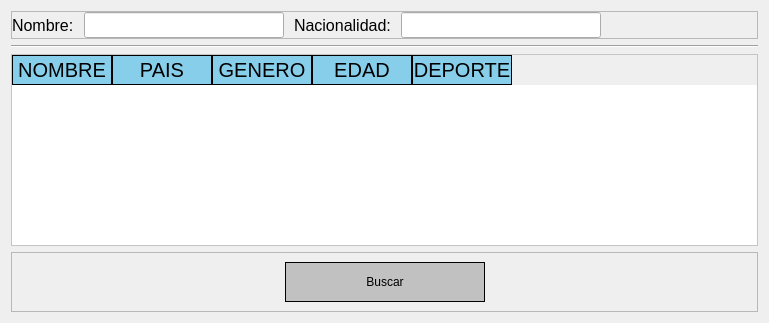
                <widget class="QWidget" name="user_stacketWidget_page_participante">
                 <layout class="QGridLayout" name="gridLayout_7">
                  <item row="0" column="0">
                   <widget class="QFrame" name="frame_6">
                    <property name="frameShape">
                     <enum>QFrame::StyledPanel</enum>
                    </property>
                    <property name="frameShadow">
                     <enum>QFrame::Raised</enum>
                    </property>
                    <layout class="QHBoxLayout" name="horizontalLayout_3">
                     <property name="spacing">
                      <number>10</number>
                     </property>
                     <property name="leftMargin">
                      <number>0</number>
                     </property>
                     <property name="topMargin">
                      <number>0</number>
                     </property>
                     <property name="rightMargin">
                      <number>0</number>
                     </property>
                     <property name="bottomMargin">
                      <number>0</number>
                     </property>
                     <item>
                      <widget class="QLabel" name="user_stacketWidget_label_pageParticipante_nombre">
                       <property name="font">
                        <font>
                         <pointsize>12</pointsize>
                        </font>
                       </property>
                       <property name="text">
                        <string>Nombre:</string>
                       </property>
                      </widget>
                     </item>
                     <item>
                      <widget class="QLineEdit" name="user_stacketWidget_pageParticipante_lineEdit_nombre">
                       <property name="minimumSize">
                        <size>
                         <width>200</width>
                         <height>0</height>
                        </size>
                       </property>
                       <property name="maximumSize">
                        <size>
                         <width>200</width>
                         <height>16777215</height>
                        </size>
                       </property>
                       <property name="styleSheet">
                        <string notr="true">font-size: 11pt;</string>
                       </property>
                       <property name="text">
                        <string/>
                       </property>
                      </widget>
                     </item>
                     <item>
                      <widget class="QLabel" name="user_stacketWidget_label_pageParticipante_pais">
                       <property name="font">
                        <font>
                         <pointsize>12</pointsize>
                        </font>
                       </property>
                       <property name="text">
                        <string>Nacionalidad:</string>
                       </property>
                      </widget>
                     </item>
                     <item>
                      <widget class="QLineEdit" name="user_stacketWidget_pageParticipante_lineEdit_pais">
                       <property name="minimumSize">
                        <size>
                         <width>200</width>
                         <height>0</height>
                        </size>
                       </property>
                       <property name="maximumSize">
                        <size>
                         <width>200</width>
                         <height>16777215</height>
                        </size>
                       </property>
                       <property name="styleSheet">
                        <string notr="true">font-size: 11pt;</string>
                       </property>
                       <property name="text">
                        <string/>
                       </property>
                      </widget>
                     </item>
                     <item>
                      <spacer name="horizontalSpacer_13">
                       <property name="orientation">
                        <enum>Qt::Horizontal</enum>
                       </property>
                       <property name="sizeHint" stdset="0">
                        <size>
                         <width>156</width>
                         <height>20</height>
                        </size>
                       </property>
                      </spacer>
                     </item>
                    </layout>
                   </widget>
                  </item>
                  <item row="1" column="0">
                   <widget class="Line" name="line_5">
                    <property name="orientation">
                     <enum>Qt::Horizontal</enum>
                    </property>
                   </widget>
                  </item>
                  <item row="2" column="0">
                   <widget class="QTableWidget" name="user_stacketWidget_pageParticipante_table">
                    <property name="styleSheet">
                     <string notr="true">QTableWidget{
background-color: rgb(255, 255, 255);
color: rgb(0,0,0);
gridline-color: rgb(135, 206, 235);
font-size: 16pt;
color: #000000;
}
QHeaderView::section{
background-color: rgb(135, 206, 235);
border: 1px solid rgb(0,0,0);
font-size: 15pt;
}
QTableWidget QTableCornerButton::section{
background-color: rgb(0,0,0);
border: 1px solid rgb(135, 206, 235);
}
QTableWidget::item{
text-align: AlignCenter;
}</string>
                    </property>
                    <column>
                     <property name="text">
                      <string>NOMBRE</string>
                     </property>
                    </column>
                    <column>
                     <property name="text">
                      <string>PAIS</string>
                     </property>
                    </column>
                    <column>
                     <property name="text">
                      <string>GENERO</string>
                     </property>
                    </column>
                    <column>
                     <property name="text">
                      <string>EDAD</string>
                     </property>
                    </column>
                    <column>
                     <property name="text">
                      <string>DEPORTE</string>
                     </property>
                    </column>
                   </widget>
                  </item>
                  <item row="3" column="0">
                   <widget class="QFrame" name="frame_4">
                    <property name="frameShape">
                     <enum>QFrame::StyledPanel</enum>
                    </property>
                    <property name="frameShadow">
                     <enum>QFrame::Raised</enum>
                    </property>
                    <layout class="QHBoxLayout" name="horizontalLayout_5">
                     <item>
                      <spacer name="horizontalSpacer_8">
                       <property name="orientation">
                        <enum>Qt::Horizontal</enum>
                       </property>
                       <property name="sizeHint" stdset="0">
                        <size>
                         <width>241</width>
                         <height>20</height>
                        </size>
                       </property>
                      </spacer>
                     </item>
                     <item>
                      <widget class="QPushButton" name="user_stacketWidget_pageParticipante_btnBuscar">
                       <property name="minimumSize">
                        <size>
                         <width>200</width>
                         <height>40</height>
                        </size>
                       </property>
                       <property name="styleSheet">
                        <string notr="true">QPushButton{
font: 75 12pt &quot;Arial&quot;;
color: black;
background-color:rgb(193, 193, 193);
border:1px solid black;
}

QPushButton:hover{
background-color:white;
font: 75 12pt &quot;Arial&quot;;
}

</string>
                       </property>
                       <property name="text">
                        <string>Buscar</string>
                       </property>
                      </widget>
                     </item>
                     <item>
                      <spacer name="horizontalSpacer_9">
                       <property name="orientation">
                        <enum>Qt::Horizontal</enum>
                       </property>
                       <property name="sizeHint" stdset="0">
                        <size>
                         <width>241</width>
                         <height>20</height>
                        </size>
                       </property>
                      </spacer>
                     </item>
                    </layout>
                   </widget>
                  </item>
                 </layout>
                </widget>
